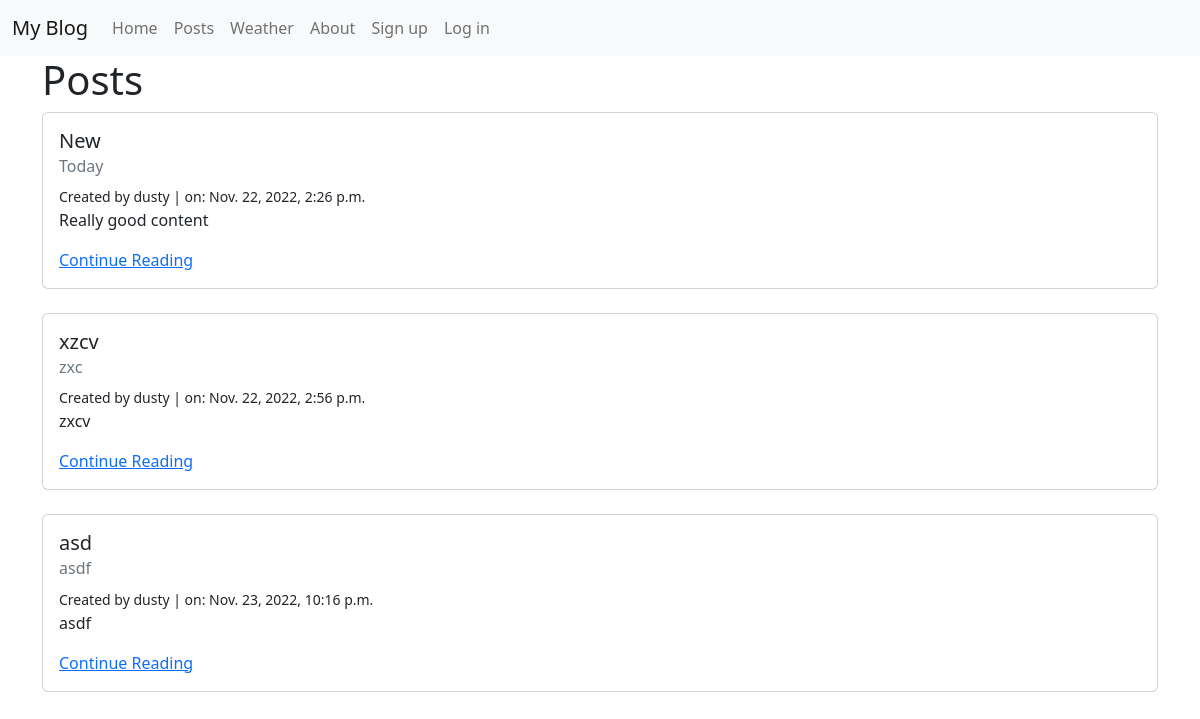
/posts/, run on the app's committed database.
### posts/models.py (models this page shows, shortened)
class Post(models.Model):
    title = models.CharField(max_length=128)
    subtitle = models.CharField(max_length=128)
    body = models.TextField()
    created_on = models.DateTimeField(auto_now_add=True)
    author = models.ForeignKey(
        get_user_model(),
        on_delete=models.CASCADE
    )
    status = models.ForeignKey(
        Status,
        on_delete=models.CASCADE,
        default=2
    )

### posts/views.py (the view)
# urls.py: path('', views.PostListView.as_view(), name="list"),
class PostListView(ListView):
    template_name = "posts/list.html"
    model = Post
    def get_context_data(self, **kwargs):
        context = super().get_context_data(**kwargs)
        status = Status.objects.get(id=1)
        context["posts_list"] = Post.objects.filter(
            status=status).order_by("created_on").reverse()
        return context

### templates/posts/list.html (shortened to what this page needs)
{% extends "base.html" %}
{% block content %}
<h1>Posts</h1>
{% for post in post_list %}
  <div class="card">
    <div class="card-body">
      <h5 class="card-title">{{ post.title }}</h5>
      <h6 class="card-subtitle mb-2 text-muted">{{ post.subtitle }}</h6>
      <small>Created by {{ post.author }} | on: {{ post.created_on }}</small>
      <p class="card-text">{{ post.body|truncatechars:500 }}</p>
      <a href="{% url 'detail' post.id %}" class="card-link">Continue Reading</a>
    </div>
  </div>
  <br />
{% endfor %}
{% endblock content %}

### data on the page
Post: title "New", subtitle "Today", author "dusty", created_on "Nov. 22, 2022, 2:26 p.m.", body "Really good content"
Post: title "xzcv", subtitle "zxc", author "dusty", created_on "Nov. 22, 2022, 2:56 p.m.", body "zxcv"
Post: title "asd", subtitle "asdf", author "dusty", created_on "Nov. 23, 2022, 10:16 p.m.", body "asdf"
